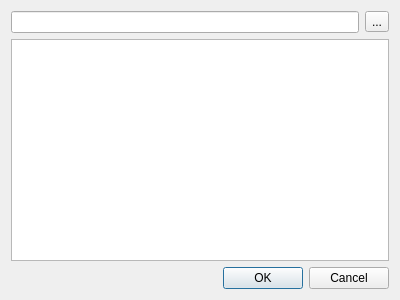
<?xml version="1.0" encoding="UTF-8"?>
<ui version="4.0">
 <class>DialogSplashscreen</class>
 <widget class="QDialog" name="DialogSplashscreen">
  <property name="geometry">
   <rect>
    <x>0</x>
    <y>0</y>
    <width>400</width>
    <height>300</height>
   </rect>
  </property>
  <property name="windowTitle">
   <string>Load Project</string>
  </property>
  <layout class="QGridLayout" name="gridLayout">
   <item row="0" column="0">
    <widget class="QLineEdit" name="path"/>
   </item>
   <item row="0" column="1">
    <widget class="QToolButton" name="folderPicker">
     <property name="text">
      <string>...</string>
     </property>
    </widget>
   </item>
   <item row="2" column="0" colspan="2">
    <widget class="QListWidget" name="history"/>
   </item>
   <item row="3" column="0" colspan="2">
    <widget class="QDialogButtonBox" name="buttonBox">
     <property name="orientation">
      <enum>Qt::Horizontal</enum>
     </property>
     <property name="standardButtons">
      <set>QDialogButtonBox::Cancel|QDialogButtonBox::Ok</set>
     </property>
    </widget>
   </item>
  </layout>
 </widget>
 <resources/>
 <connections>
  <connection>
   <sender>buttonBox</sender>
   <signal>accepted()</signal>
   <receiver>DialogSplashscreen</receiver>
   <slot>accept()</slot>
   <hints>
    <hint type="sourcelabel">
     <x>248</x>
     <y>254</y>
    </hint>
    <hint type="destinationlabel">
     <x>157</x>
     <y>274</y>
    </hint>
   </hints>
  </connection>
  <connection>
   <sender>buttonBox</sender>
   <signal>rejected()</signal>
   <receiver>DialogSplashscreen</receiver>
   <slot>reject()</slot>
   <hints>
    <hint type="sourcelabel">
     <x>316</x>
     <y>260</y>
    </hint>
    <hint type="destinationlabel">
     <x>286</x>
     <y>274</y>
    </hint>
   </hints>
  </connection>
 </connections>
</ui>
